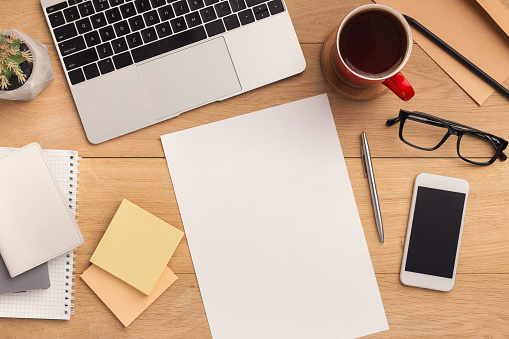
#> input picture img/test.jpg, 509 x 339 px
$ python util.py
#> lines starting #> are read from the running program, lines starting #| are printed output that depends on the picture; after the words box and inside, x2 and y2 are one past the last pixel; in counts of white or black regions, pixels touching at a corner belong together
import cv2
import numpy as np
#1280 x 720
heightImg = 640
widthImg  = 480


## TO STACK ALL THE IMAGES IN ONE WINDOW
def stackImages(imgArray,scale,lables=[]):
    rows = len(imgArray)
    cols = len(imgArray[0])
    rowsAvailable = isinstance(imgArray[0], list)
    width = imgArray[0][0].shape[1]
    height = imgArray[0][0].shape[0]
    if rowsAvailable:
        for x in range ( 0, rows):
            for y in range(0, cols):
                imgArray[x][y] = cv2.resize(imgArray[x][y], (0, 0), None, scale, scale)
                if len(imgArray[x][y].shape) == 2: imgArray[x][y]= cv2.cvtColor( imgArray[x][y], cv2.COLOR_GRAY2BGR)
        imageBlank = np.zeros((height, width, 3), np.uint8)
        hor = [imageBlank]*rows
        hor_con = [imageBlank]*rows
        for x in range(0, rows):
            hor[x] = np.hstack(imgArray[x])
            hor_con[x] = np.concatenate(imgArray[x])
        ver = np.vstack(hor)
        ver_con = np.concatenate(hor)
    else:
        for x in range(0, rows):
            imgArray[x] = cv2.resize(imgArray[x], (0, 0), None, scale, scale)
            if len(imgArray[x].shape) == 2: imgArray[x] = cv2.cvtColor(imgArray[x], cv2.COLOR_GRAY2BGR)
        hor= np.hstack(imgArray)
        hor_con= np.concatenate(imgArray)
        ver = hor
    if len(lables) != 0:
        eachImgWidth= int(ver.shape[1] / cols)
        eachImgHeight = int(ver.shape[0] / rows)
        print(eachImgHeight)
        for d in range(0, rows):
            for c in range (0,cols):
                cv2.rectangle(ver,(c*eachImgWidth,eachImgHeight*d),(c*eachImgWidth+len(lables[d])*13+27,30+eachImgHeight*d),(255,255,255),cv2.FILLED)
                cv2.putText(ver,lables[d],(eachImgWidth*c+10,eachImgHeight*d+20),cv2.FONT_HERSHEY_COMPLEX,0.7,(255,0,255),2)
    return ver


def adaptiveThreshold(image):
    try:
        imgWarpGray = cv2.cvtColor(image, cv2.COLOR_BGR2GRAY)
        imgAdaptiveThre = cv2.adaptiveThreshold(imgWarpGray, 255, 1, 1, 7, 2)
        imgAdaptiveThre = cv2.bitwise_not(imgAdaptiveThre)
        imgAdaptiveThre = cv2.medianBlur(imgAdaptiveThre, 3)
        return imgWarpGray, imgAdaptiveThre
    except:
        print("Unable to produce Adaptive Thresold")
        return None,None


def findContours(image , highThresold , lowThresold):

    ## FIND ALL COUNTOURS

    imgContours = image.copy()  # COPY IMAGE FOR DISPLAY PURPOSES
    imgBigContour = image.copy()
    contours, hierarchy = cv2.findContours(highThresold, cv2.RETR_EXTERNAL, cv2.CHAIN_APPROX_SIMPLE)  # FIND ALL CONTOURS
    cv2.drawContours(imgContours, contours, -1, (0, 255, 0), 10)  # DRAW ALL DETECTED CONTOURS

    # FIND THE BIGGEST COUNTOUR
    biggest, maxArea = biggestContour(contours)  # FIND THE BIGGEST CONTOUR

    if biggest.size != 0:
        biggest = reorder(biggest)
        cv2.drawContours(imgBigContour, biggest, -1, (0, 255, 0), 20)  # DRAW THE BIGGEST CONTOUR
        imgBigContour = drawRectangle(imgBigContour, biggest, 2)
        pts1 = np.float32(biggest)  # PREPARE POINTS FOR WARP
        pts2 = np.float32([[0, 0], [widthImg, 0], [0, heightImg], [widthImg, heightImg]])  # PREPARE POINTS FOR WARP
        matrix = cv2.getPerspectiveTransform(pts1, pts2)
        imgWarpColored = cv2.warpPerspective(image, matrix, (widthImg, heightImg))
        return imgContours,imgBigContour, imgWarpColored
    else:
        print("Unable to get Paper from the given image")
        return None,None,None


def edge_detector(image,kernel):
    gray_img = cv2.cvtColor(image, cv2.COLOR_BGR2GRAY)
    imgBlur = cv2.GaussianBlur(gray_img, (5, 5), 1)
    edges = cv2.Canny(imgBlur, 20, 30)
    edges_high_thresh = cv2.Canny(imgBlur, 60, 120)


    edgesDial = cv2.dilate(edges, kernel, iterations=2)  # APPLY DILATION
    edgesimgThreshold = cv2.erode(edgesDial, kernel, iterations=1)  # APPLY EROSION

    edges_highDial = cv2.dilate(edges_high_thresh, kernel, iterations=2)  # APPLY DILATION
    edges_highThreshold = cv2.erode(edges_highDial, kernel, iterations=1)  # APPLY EROSION

    return edges_highThreshold , edgesimgThreshold


def biggestContour(contours):
    biggest = np.array([])
    max_area = 0
    for i in contours:
        area = cv2.contourArea(i)
        if area > 5000:
            peri = cv2.arcLength(i, True)
            approx = cv2.approxPolyDP(i, 0.02 * peri, True)
            if area > max_area and len(approx) == 4:
                biggest = approx
                max_area = area
    return biggest, max_area


def reorder(myPoints):
    myPoints = myPoints.reshape((4, 2))
    myPointsNew = np.zeros((4, 1, 2), dtype=np.int32)
    add = myPoints.sum(1)

    myPointsNew[0] = myPoints[np.argmin(add)]
    myPointsNew[3] = myPoints[np.argmax(add)]
    diff = np.diff(myPoints, axis=1)
    myPointsNew[1] = myPoints[np.argmin(diff)]
    myPointsNew[2] = myPoints[np.argmax(diff)]

    return myPointsNew

def drawRectangle(img, biggest, thickness):
    cv2.line(img, (biggest[0][0][0], biggest[0][0][1]), (biggest[1][0][0], biggest[1][0][1]), (0, 255, 0), thickness)
    cv2.line(img, (biggest[0][0][0], biggest[0][0][1]), (biggest[2][0][0], biggest[2][0][1]), (0, 255, 0), thickness)
    cv2.line(img, (biggest[3][0][0], biggest[3][0][1]), (biggest[2][0][0], biggest[2][0][1]), (0, 255, 0), thickness)
    cv2.line(img, (biggest[3][0][0], biggest[3][0][1]), (biggest[1][0][0], biggest[1][0][1]), (0, 255, 0), thickness)

    return img


if __name__ == '__main__':

    kernel = np.ones((5, 5))
    image = cv2.imread("img/test.jpg")
#> image is the input picture: shape (339, 509, 3); mean B, G, R 144.1, 166.9, 194.1
    image = cv2.resize(image, (widthImg, heightImg))
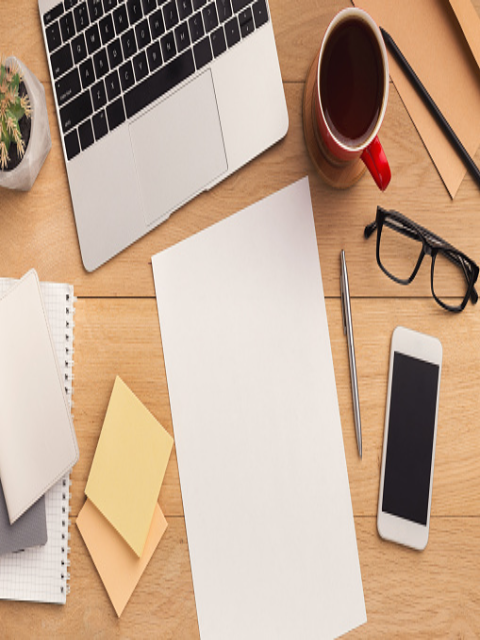
#> image: shape (640, 480, 3); mean B, G, R 144, 166.8, 194
    imgBlank = np.zeros((heightImg, widthImg, 3), np.uint8)

    gray_img = cv2.cvtColor(image, cv2.COLOR_BGR2GRAY)
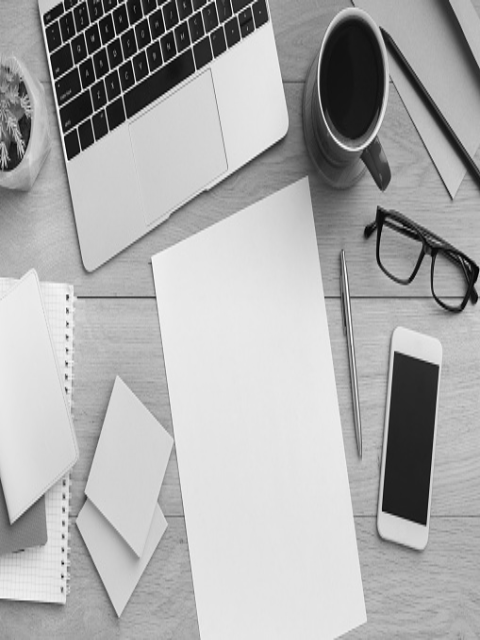
#> gray_img: shape (640, 480); min 1, max 254, mean 172.2


    highThresold , lowThresold = edge_detector(image,kernel)
#> in edge_detector, `edges = cv2.Canny(imgBlur, 20, 30)`:
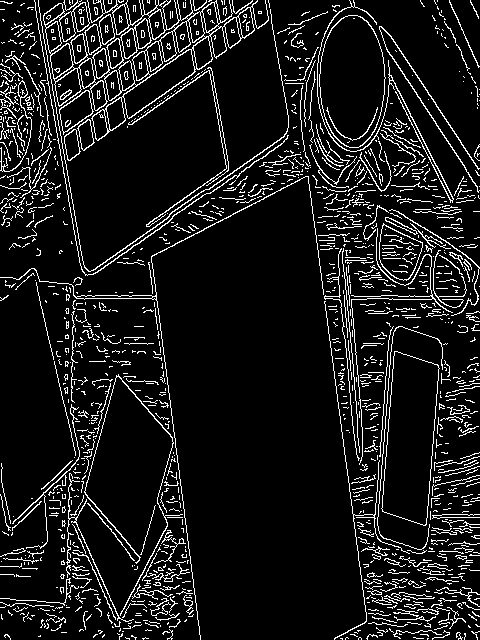
#> edges: shape (640, 480); 9.8% white in thin lines or dots
#> in edge_detector, `edges_high_thresh = cv2.Canny(imgBlur, 60, 120)`: edges_high_thresh: shape (640, 480); 5.1% white in thin lines or dots
#> in edge_detector, `edgesDial = cv2.dilate(edges, kernel, iterations=2)`: edgesDial: shape (640, 480); 55.8% white; 172 black regions (92 under 20 px), largest, box (x1, y1, x2, y2) and area: (157, 185, 362, 640) 65493, (71, 80, 221, 264) 13608, (0, 284, 70, 512) 10174
#> in edge_detector, `edgesimgThreshold = cv2.erode(edgesDial, kernel, iterations=1)`:
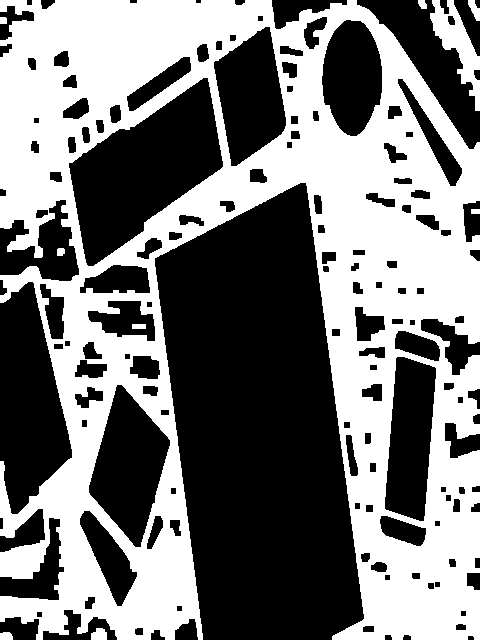
#> edgesimgThreshold: shape (640, 480); 47.6% white; 10 white regions, largest, box (x1, y1, x2, y2) and area: (0, 0, 480, 640) 143597, (430, 0, 480, 111) 2043, (91, 628, 107, 640) 160
#> in edge_detector, `edges_highDial = cv2.dilate(edges_high_thresh, kernel, iterations=2)`:
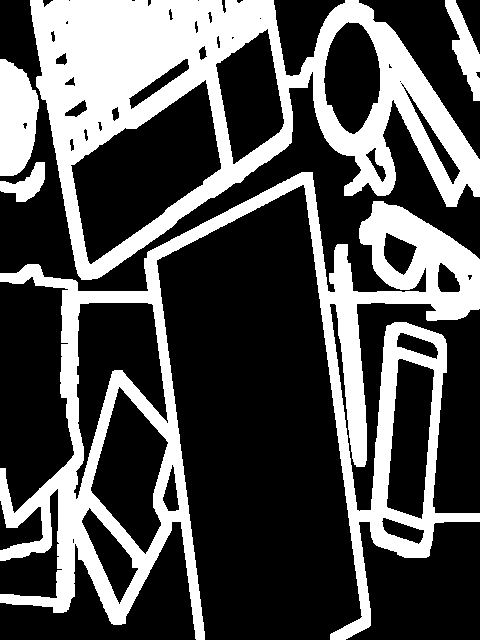
#> edges_highDial: shape (640, 480); 32.4% white; 5 white regions, box (x1, y1, x2, y2) and area: (0, 172, 480, 640) 48753, (30, 0, 480, 280) 44882, (0, 59, 39, 176) 3572, (445, 0, 480, 101) 1506, (0, 162, 45, 202) 862
#> in edge_detector, `edges_highThreshold = cv2.erode(edges_highDial, kernel, iterations=1)`:
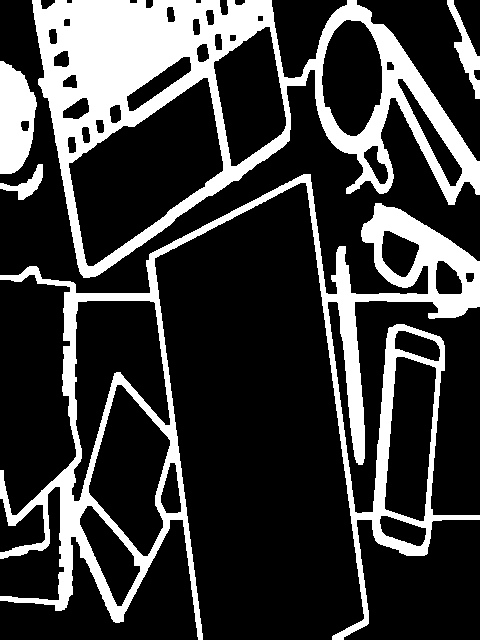
#> edges_highThreshold: shape (640, 480); 23.4% white; 5 white regions
    imgContours,imgBigContour, imgWarpColored = findContours(image ,highThresold, lowThresold)
#> in findContours, `contours, hierarchy = cv2.findContours(highThresold, cv2.RETR_EXTERNAL..`: contours = 5 contours; box (x1, y1, x2, y2) and area: (32, 0, 480, 278) 66676, (0, 174, 480, 640) 60726, (0, 61, 37, 174) 3077, (447, 0, 480, 99) 896, (0, 164, 43, 200) 474
#> in findContours, `cv2.drawContours(imgContours, contours, -1, (0, 255, 0), 10)`:
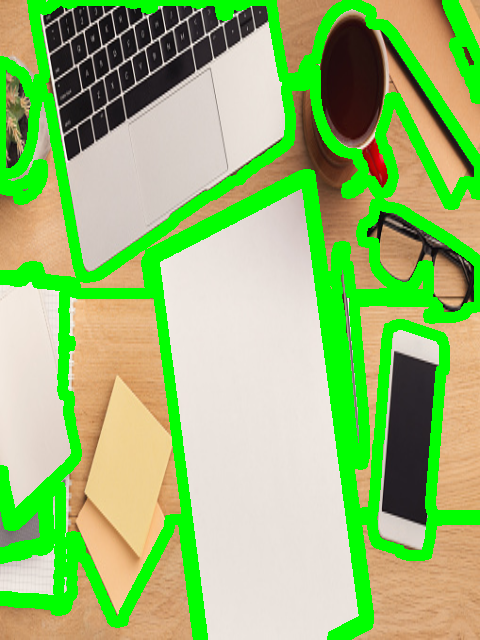
#> imgContours: shape (640, 480, 3); mean B, G, R 115, 189.7, 150
#> the loop in biggestContour, `for i in contours:` made 5 passes
#> (area, peri) on passes 1, 5: (60725.5, 5241.6), (66675.5, 1968.9)
#> area on passes 2 to 4: 473.5, 3077, 896
#> after the loop in biggestContour, `for i in contours:`: biggest = empty array; max_area = 0
#> in findContours, `biggest, maxArea = biggestContour(contours)`: biggest = empty array; maxArea = 0
#> imgContours = None; imgBigContour = None; imgWarpColored = None
    imgWarpGray, imgAdaptiveThre = adaptiveThreshold(imgWarpColored)

    # Image Array for Display
    if imgAdaptiveThre is not None:
        #imageArray = ([image, gray_img, highThresold, imgContours],
                      #imgBigContour, imgWarpColored, imgWarpGray, imgAdaptiveThre])
        imageArray = ([image, gray_img, highThresold, imgContours])

    else:
        #imageArray = ([image, gray_img, highThresold, imgContours],
                     # [imgBlank, imgBlank, imgBlank, imgBlank])

        imageArray = ([image, gray_img, highThresold, imgContours])

    # LABELS FOR DISPLAY
    #lables = [["Original", "Gray", "Threshold", "Contours"],
             # ["Biggest Contour", "Warp Prespective", "Warp Gray", "Adaptive Threshold"]]

    lables = [["Original", "Gray", "Threshold", "Contours"]]

    stackedImage = stackImages(imageArray, 0.75, lables)
#> in stackImages, `rows = len(imgArray)`: rows = 4
#> in stackImages, `cols = len(imgArray[0])`: cols = 640
#> in stackImages, `rowsAvailable = isinstance(imgArray[0], list)`: rowsAvailable = False
#> after the loop in stackImages, `for x in range(0, rows):`: imgArray = 4 items
#> (the run stopped early here; a loop or call above may not have finished)
